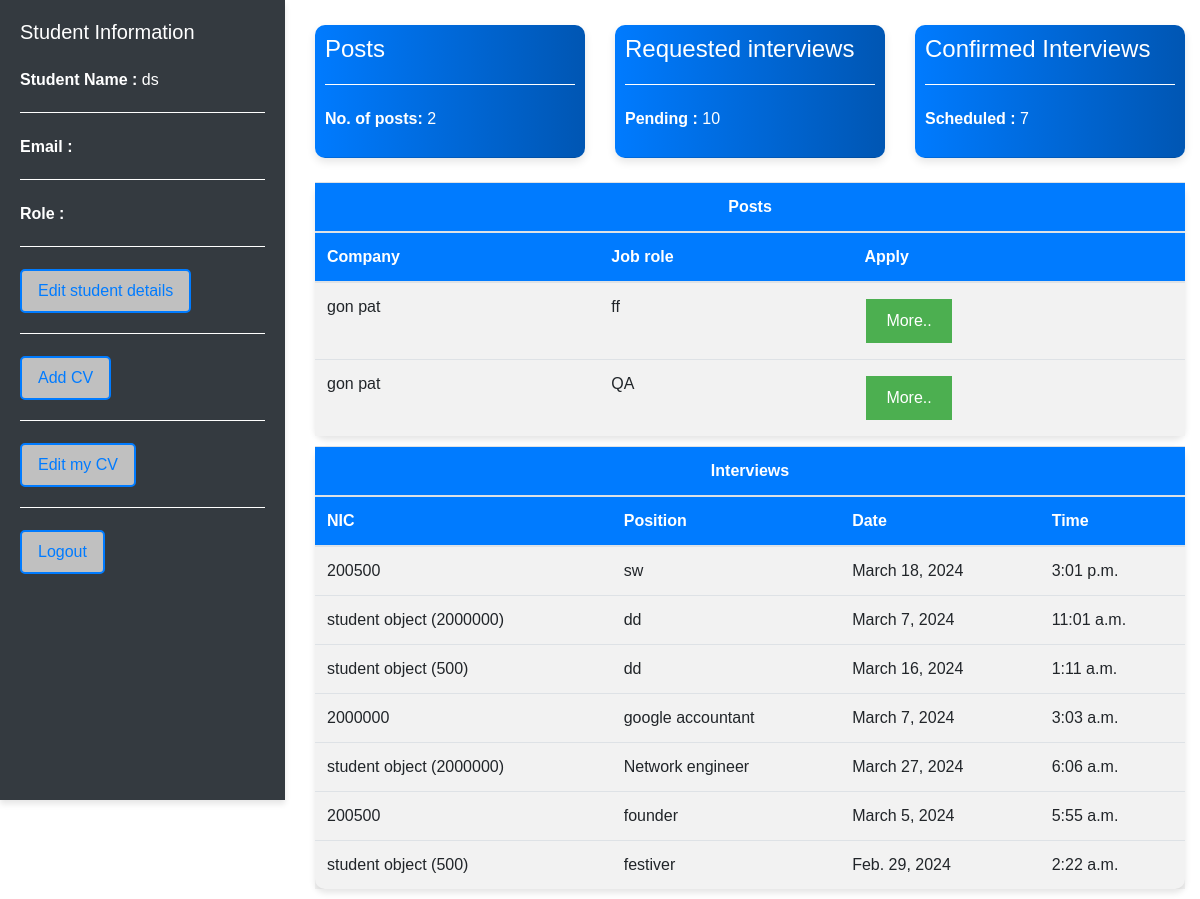
Screenshot of /indexx/ds/ (signed in) with the database file from the repository.
### dash/models.py (models this page shows, shortened)
class company(models.Model):
    company_id = models.IntegerField(unique=True, null=False)
    cmp_name = models.CharField(max_length=20)
    type = models.CharField(max_length=20,default='default')
    cmp_username = models.CharField(max_length=20, unique=True)
    cmp_password = models.CharField(max_length=20)

class job(models.Model):
    companyid = models.IntegerField(blank=False, null=False)
    jobid = models.IntegerField(blank=False, null=False)
    jobrole = models.CharField(max_length=20, blank=False, null=False)
    flyer = models.CharField(max_length=1000, blank=False, null=False)

class Interview(models.Model):
    id = models.IntegerField(primary_key=True, null=False)
    date = models.DateField()
    time = models.TimeField()
    stu_nic = models.CharField(max_length=15)
    position = models.CharField(max_length=75)

### dash/views.py (the view)
# urls.py: path('indexx/<str:username>/', views.indexx, name='indexx'),
@login_required
def indexx(request, username):
    stu = student.objects.filter(user_name=username).first()
    data = job.objects.all()
    datac = company.objects.all()
    datai = Interview.objects.all()
    datap = pending.objects.all()
    context = {
        "data": data,
        "datac": datac,
        "datai": datai,
        "datap": datap,
        "stu": stu,  # Passing student data to the template
        "username": username
    }
    return render(request, 'student.html', context)

### dash/templates/student.html (shortened to what this page needs)
<!DOCTYPE html>
<html lang="en">
  <head>
    <link
      href="https://maxcdn.bootstrapcdn.com/bootstrap/4.5.2/css/bootstrap.min.css"
      rel="stylesheet"
    />
  </head>
  <body>
    <div class="container-fluid">
      <div class="row">
        <div class="col-md-3">
          <div class="panel">
            <h5 class="mb-4">Student Information</h5>
            <p><strong>Student Name : </strong>{{username}}</p>
            <hr class="styled-hr" />
            <p><strong>Email : </strong>{{ stu.email }}</p>
            <hr class="styled-hr" />
            <p><strong>Role : </strong>{{ stu.job_role }}</p>
            <hr class="styled-hr" />
            <a href="/student_list">Edit student details</a>
            <hr class="styled-hr" />
            <a href="/cvindex">Add CV</a>
            <hr class="styled-hr" />
            <a href="/mycv">Edit my CV</a>
            <hr class="styled-hr" />
            <a href="#" onclick="confirmLogout()">Logout</a>
          </div>
        </div>
        <div class="col-md-9 main-content">
          <div class="row mb-4">
            <div class="col-md-4">
              <div class="card">
                <div class="card-header">
                  <h5 class="card-title">Posts</h5>
                  <hr class="styled-hr" />
                  <p><strong>No. of posts:</strong> {{ data|length }}</p>
                </div>
              </div>
            </div>
            <div class="col-md-4">
              <div class="card">
                <div class="card-header">
                  <h5 class="card-title">Requested interviews</h5>
                  <hr class="styled-hr" />
                  <p><strong>Pending : </strong>{{ datap|length }}</p>
                </div>
              </div>
            </div>
            <div class="col-md-4">
              <div class="card">
                <div class="card-header">
                  <h5 class="card-title">Confirmed Interviews</h5>
                  <hr class="styled-hr" />
                  <p><strong>Scheduled : </strong>{{ datai|length }}</p>
                </div>
              </div>
            </div>
          </div>
            <div class="row">
              <div class="col-md-12">
                <table class="table table-striped">
                  <thead>
                    <tr>
                      <th colspan="4" id="topic">
                        Posts
                      </th>
                    </tr>
                    <tr>
                      <th>Company</th>
                      <th>Job role</th>
                      <th>Apply</th>
                    </tr>
                  </thead>
                  <tbody>
                    {% for d in data %}
                    <tr>
                      <td>
                        {% for company in datac %}
                          {% if company.company_id == d.companyid %}
                            {{ company.cmp_name }}
                          {% endif %}
                        {% endfor %}
                      </td>
                      <td>{{d.jobrole}}</td>
                      <td><button onclick="redirectToApply('{{d.companyid}}', '{{d.jobrole}}')">More..</button></td>
                    </tr>
                    {% endfor %}
                  </tbody>
                </table>
              </div>
            </div>
            <div class="row">
              <div class="col-md-12">
                <table class="table table-striped">
                  <thead>
                    <tr>
                      <th colspan="4" id="topic">
                        Interviews
                      </th>
                    </tr>
                    <tr>
                      <th>NIC</th>
                      <th>Position</th>
                      <th>Date</th>
                      <th>Time</th>
                    </tr>
                  </thead>
                  <tbody>
                    {% for intw in datai %}
                      <tr>
                        <td>{{intw.stu_nic}}</td>
                        <td>{{intw.position}}</td>
                        <td>{{intw.date}}</td>
                        <td>{{intw.time}}</td>
                      </tr>
                    {% endfor %}
                  </tbody>
                </table>
              </div>
            </div>
            </div>
          </div>
        </div>
  </body>
</html>

### dash/templates/student.html (style rules this page uses)
body { font-family: Arial, sans-serif; }
.panel { background-color: #343a40; color: #fff; padding: 20px; height: 100vh; box-shadow: 0 4px 6px rgba(0, 0, 0, 0.1); }
.panel a { color: #007bff; text-decoration: none; display: inline-block; padding: 8px 16px; border-radius: 5px; background-color: #C0C0C0; border: 2px solid #007bff; transition: background-color 0.3s ease, color 0.3s ease, border-color 0.3s ease; }
.main-content { padding-top: 25px; }
.card { border: none; border-radius: 10px; background-color: #fff; box-shadow: 0 4px 8px rgba(0, 0, 0, 0.1); transition: all 0.3s ease-in-out; overflow: hidden; }
.card-header { background: linear-gradient(to right, #007bff, #0056b3); color: #fff; border-radius: 15px 15px 0 0; padding: 10px; }
.card-title { font-size: 24px; margin-bottom: 10px; color: #fff; }
.table { margin-bottom:10px; border-radius: 10px; box-shadow: 0 4px 6px rgba(0, 0, 0, 0.1); }
th, td { border: none; padding: 12px; }
thead { background-color: #007bff; color: #fff; }
tbody tr:nth-child(even) { background-color: #f2f2f2; }
hr { height: 2px; width: 100%; color: #ffffff; margin: 20px auto; border-style: solid; }
.styled-hr { border-color: rgb(255, 255, 255); }
.col-md-3 { padding-left: 0; }
#topic { text-align: center; }
td button { background-color: #4CAF50; border: none; color: white; padding: 10px 20px; text-align: center; text-decoration: none; display: inline-block; font-size: 16px; margin: 4px 2px; cursor: pointer; }

### rows the page displays
job: jobrole "ff"
company: cmp_name "gon pat"
job: jobrole "QA"
Interview: stu_nic "200500", position "sw", date "March 18, 2024", time "3:01 p.m."
Interview: stu_nic "student object (2000000)", position "dd", date "March 7, 2024", time "11:01 a.m."
Interview: stu_nic "student object (500)", position "dd", date "March 16, 2024", time "1:11 a.m."
Interview: stu_nic "2000000", position "google accountant", date "March 7, 2024", time "3:03 a.m."
Interview: stu_nic "student object (2000000)", position "Network engineer", date "March 27, 2024", time "6:06 a.m."
Interview: stu_nic "200500", position "founder", date "March 5, 2024", time "5:55 a.m."
Interview: stu_nic "student object (500)", position "festiver", date "Feb. 29, 2024", time "2:22 a.m."

### other values shown
{{ username }} "ds"
{{ data|length }} "2"
{{ datap|length }} "10"
{{ datai|length }} "7"
